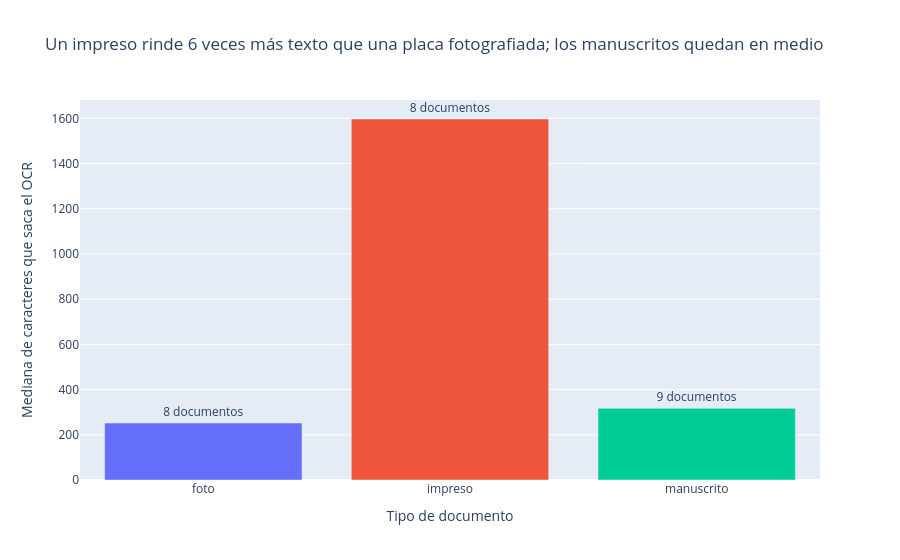

This figure's notebook cell:
### Markdown cell above
## 9. Análisis exploratorio

### Code cell
conteo_tipos = corpus_documentos.groupby("tipo").agg(documentos=("id", "count"), caracteres=("caracteres_ocr", "median")).reset_index()
medianas = conteo_tipos.set_index("tipo")["caracteres"]
titulo = (f"Un impreso rinde {medianas['impreso'] / medianas['foto']:.0f} veces más texto que una placa fotografiada; "
          f"los manuscritos quedan en medio")
fig = px.bar(conteo_tipos, x="tipo", y="caracteres", text="documentos", color="tipo", title=titulo,
             labels={"tipo": "Tipo de documento", "caracteres": "Mediana de caracteres que saca el OCR", "documentos": "Documentos"})
fig.update_traces(texttemplate="%{text} documentos", textposition="outside")
fig.update_layout(showlegend=False)
fig.show()

### Figure 1 — Plotly figure (JSON) as saved in the notebook; plotly's stock layout.template omitted (floating-point values rounded to 4 significant figures)
{"data": [{"hovertemplate": "Tipo de documento=%{x}<br>Mediana de caracteres que saca el OCR=%{y}<br>Documentos=%{text}<extra></extra>", "legendgroup": "foto", "marker": {"color": "#636efa", "pattern": {"shape": ""}}, "name": "foto", "orientation": "v", "showlegend": true, "text": [8.0], "textposition": "outside", "texttemplate": "%{text} documentos", "type": "bar", "x": ["foto"], "xaxis": "x", "y": [252.0], "yaxis": "y"}, {"hovertemplate": "Tipo de documento=%{x}<br>Mediana de caracteres que saca el OCR=%{y}<br>Documentos=%{text}<extra></extra>", "legendgroup": "impreso", "marker": {"color": "#EF553B", "pattern": {"shape": ""}}, "name": "impreso", "orientation": "v", "showlegend": true, "text": [8.0], "textposition": "outside", "texttemplate": "%{text} documentos", "type": "bar", "x": ["impreso"], "xaxis": "x", "y": [1597.0], "yaxis": "y"}, {"hovertemplate": "Tipo de documento=%{x}<br>Mediana de caracteres que saca el OCR=%{y}<br>Documentos=%{text}<extra></extra>", "legendgroup": "manuscrito", "marker": {"color": "#00cc96", "pattern": {"shape": ""}}, "name": "manuscrito", "orientation": "v", "showlegend": true, "text": [9.0], "textposition": "outside", "texttemplate": "%{text} documentos", "type": "bar", "x": ["manuscrito"], "xaxis": "x", "y": [317.0], "yaxis": "y"}], "layout": {"barmode": "relative", "legend": {"title": {"text": "Tipo de documento"}, "tracegroupgap": 0}, "showlegend": false, "title": {"text": "Un impreso rinde 6 veces más texto que una placa fotografiada; los manuscritos quedan en medio"}, "xaxis": {"anchor": "y", "categoryarray": ["foto", "impreso", "manuscrito"], "categoryorder": "array", "domain": [0.0, 1.0], "title": {"text": "Tipo de documento"}}, "yaxis": {"anchor": "x", "domain": [0.0, 1.0], "title": {"text": "Mediana de caracteres que saca el OCR"}}}}
